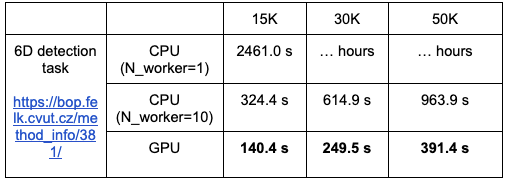
#> input picture arssist2/arssist2_aruco/bop_toolkit_lib/tests/run_time_detection_tasks.png, 507 x 182 px
$ python -i cv_utils.py   (imports and definitions only)
#> lines starting #> are read from the running program, lines starting #| are printed output that depends on the picture; after the words box and inside, x2 and y2 are one past the last pixel; in counts of white or black regions, pixels touching at a corner belong together
#> further down, picture is the input picture: shape (182, 507, 3); mean B, G, R 236.1, 234.5, 233.9
from typing import Iterable, Sequence, Tuple

import cv2
import numpy as np

__all__ = [
    "set_gamma",
    "refine_corners_subpix",
    "order_corners_clockwise",
    "order_corners_relative_to_line",
    "line_coefficients",
    "segment_intersection",
    "minimal_color_elimination",
]


# [98 lines left out: functions set_gamma, refine_corners_subpix, order_corners_clockwise, order_corners_relative_to_line, line_coefficients, segment_intersection, not called in this run]


def minimal_color_elimination(img_hsv: np.ndarray) -> np.ndarray:
    """Return a binary mask isolating the dominant hue band."""
    h_channel, s_channel, v_channel = cv2.split(img_hsv)
    hist = cv2.calcHist([h_channel], [0], None, [180], (0, 180))
#> hist = 180 values, max 4618 at index 0, min 0 at index 1, mean 40.94
    hist = cv2.normalize(hist, None, alpha=0, beta=255, norm_type=cv2.NORM_MINMAX)
#> hist = 180 values, max 255 at index 0, min 0 at index 1, mean 2.26
    peak_hue = int(np.argmax(hist))
#> peak_hue = 0
    interval = 10
    lower_hue = peak_hue - interval
#> lower_hue = -10
    upper_hue = peak_hue + interval
#> upper_hue = 10

    def hue_mask(lower: int, upper: int) -> np.ndarray:
#> called with lower = 0, upper = 10
        return cv2.inRange(h_channel, lower, upper)
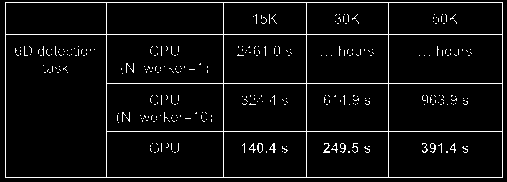
#> returned value: shape (182, 507); 5% white in thin lines or dots

    if lower_hue < 0:
        mask = cv2.bitwise_or(hue_mask(0, upper_hue), hue_mask(lower_hue + 180, 179))
#> call 2 of hue_mask, with lower = 170, upper = 179
#> in hue_mask (call 2), `return cv2.inRange(h_channel, lower, upper)`:
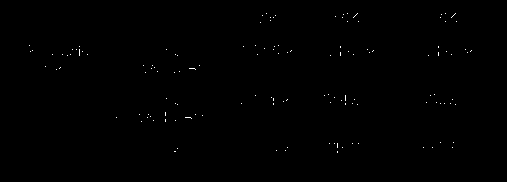
#> returned value: shape (182, 507); 0.21% white in thin lines or dots, all inside (x1, y1, x2, y2) = (29, 13, 472, 153)
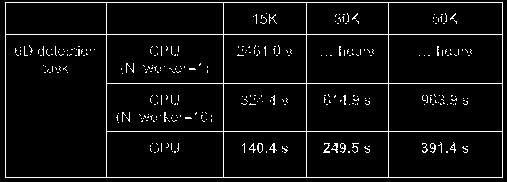
#> mask: shape (182, 507); 5.2% white in thin lines or dots
    elif upper_hue >= 180:
        mask = cv2.bitwise_or(hue_mask(lower_hue, 179), hue_mask(0, upper_hue - 180))
    else:
        mask = hue_mask(lower_hue, upper_hue)

    sat_mask = cv2.inRange(s_channel, 140, 255)
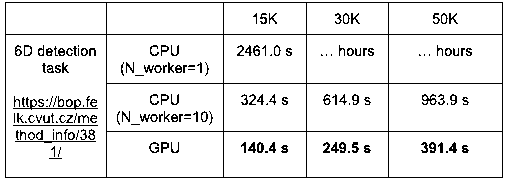
#> sat_mask: shape (182, 507); 91.5% white; black in thin lines or dots
    val_mask = cv2.inRange(v_channel, 140, 255)
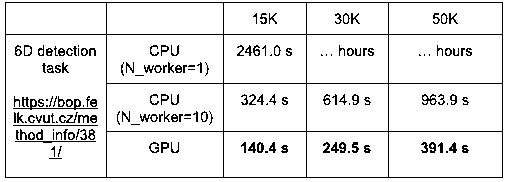
#> val_mask: shape (182, 507); 91.3% white; black in thin lines or dots
    return cv2.bitwise_and(cv2.bitwise_and(mask, sat_mask), val_mask)

>>> import cv2
>>> picture = cv2.imread('../../../arssist2_aruco/bop_toolkit_lib/tests/run_time_detection_tasks.png')
>>> result = minimal_color_elimination(picture)

$ run again, on arssist2/arssist2_aruco/bop_toolkit_lib/tests/run_time_localization_tasks.png
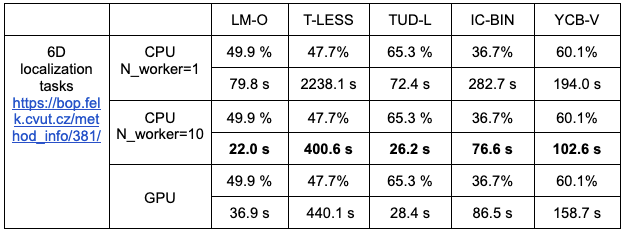
#> input picture arssist2/arssist2_aruco/bop_toolkit_lib/tests/run_time_localization_tasks.png, 624 x 232 px
#> picture is the input picture: shape (232, 624, 3); mean B, G, R 232.5, 231.5, 231.1
#> in minimal_color_elimination, `hist = cv2.calcHist([h_channel], [0], None, [180], (0, 180))`: hist = 180 values, max 8214 at index 0, min 0 at index 1, mean 79.44
#> in minimal_color_elimination, `hist = cv2.normalize(hist, None, alpha=0, beta=255, norm_type=cv2.NORM..`: hist = 180 values, max 255 at index 0, min 0 at index 1, mean 2.47
#> peak_hue = 0
#> lower_hue = -10
#> upper_hue = 10
#> in hue_mask, `return cv2.inRange(h_channel, lower, upper)`:
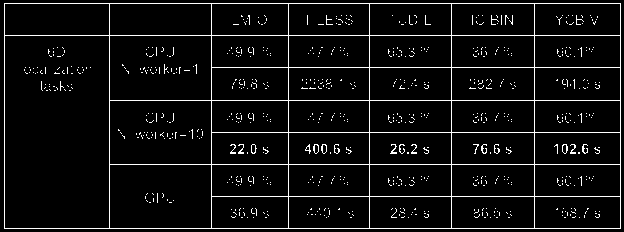
#> returned value: shape (232, 624); 5.7% white in thin lines or dots
#> mask: shape (232, 624); 5.9% white in thin lines or dots
#> sat_mask: shape (232, 624); 90.3% white; black in thin lines or dots
#> in minimal_color_elimination, `val_mask = cv2.inRange(v_channel, 140, 255)`:
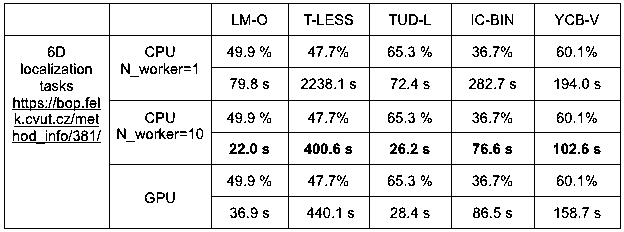
#> val_mask: shape (232, 624); 90.2% white; black in thin lines or dots
